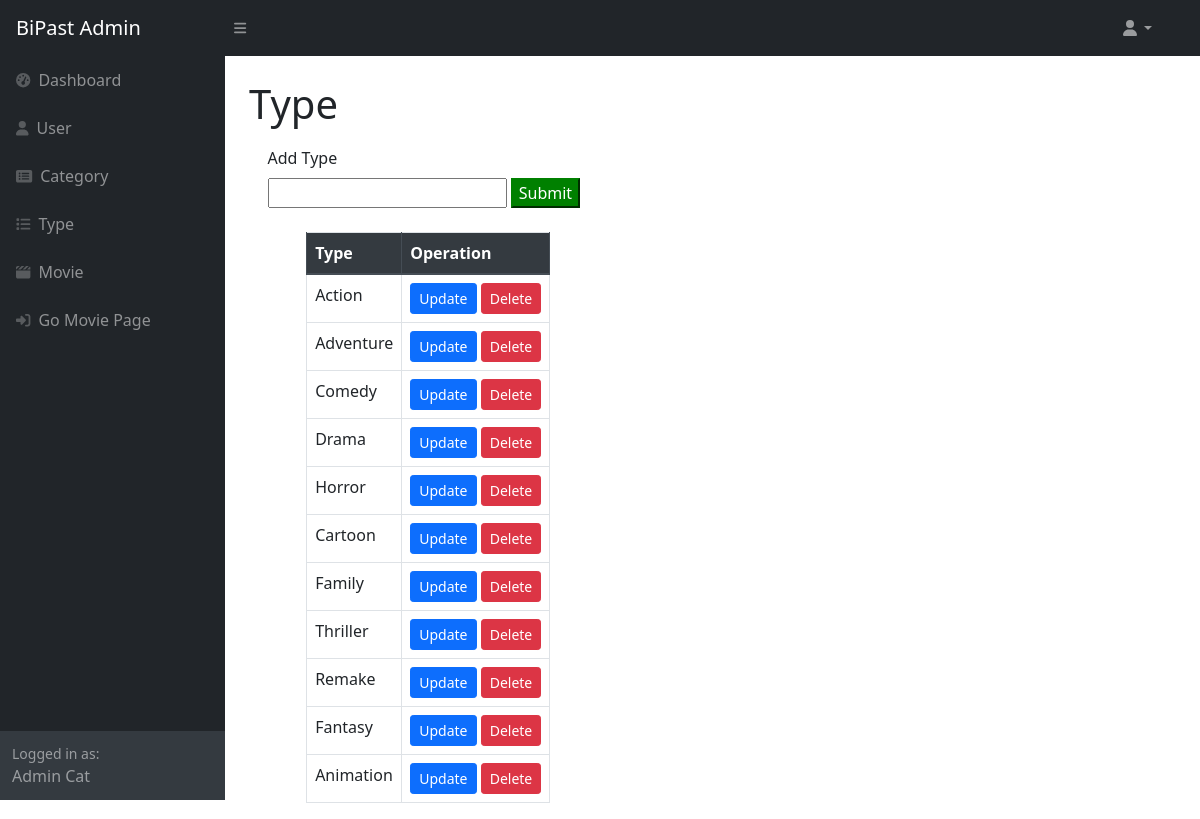
/adminpage3.php (signed in), run on the app's committed database.
### tables this page shows
CREATE TABLE `type` (
  `id_type` int(5) NOT NULL,
  `name_type` varchar(50) NOT NULL
);

### adminpage3.php (the view, shortened to what this page needs)
<?php
    include('connection.php');
?>
<!DOCTYPE html>
<html lang="en">
    <head>
        <link rel="stylesheet" href="https://cdn.jsdelivr.net/npm/bootstrap@4.3.1/dist/css/bootstrap.min.css">
        <link href="https://cdn.jsdelivr.net/npm/simple-datatables@latest/dist/style.css" rel="stylesheet" />
        <link href="admincss/styles.css" rel="stylesheet" />
        <link rel="stylesheet" href="https://cdn.datatables.net/1.11.5/css/dataTables.bootstrap5.min.css">
    </head>
    <body class="sb-nav-fixed">
        <nav class="sb-topnav navbar navbar-expand navbar-dark bg-dark">
            <a class="navbar-brand ps-3" href="adminpage.php">BiPast Admin</a>
            <button class="btn btn-link btn-sm order-1 order-lg-0 me-4 me-lg-0" id="sidebarToggle" href="#!"><i class="fas fa-bars"></i></button>
            <ul class="navbar-nav ms-auto ms-md-0 me-3 me-lg-4">
                <li class="nav-item dropdown">
                    <a class="nav-link dropdown-toggle" id="navbarDropdown" href="#" role="button" data-bs-toggle="dropdown" aria-expanded="false"><i class="fas fa-user fa-fw"></i></a>
                </li>
            </ul>
        </nav>
        <div id="layoutSidenav">
            <div id="layoutSidenav_nav">
                <nav class="sb-sidenav accordion sb-sidenav-dark" id="sidenavAccordion">
                    <div class="sb-sidenav-menu">
                        <div class="nav">
                            <a class="nav-link" href="adminpage.php">
                                <div class="sb-nav-link-icon"><i class="fas fa-tachometer-alt"></i></div>
                                Dashboard
                            </a>
                            <a class="nav-link collapsed" href="adminpage1.php">
                                <div class="sb-nav-link-icon"><i class="fas fa-user"></i></div>
                                User
                            </a>
                            <a class="nav-link collapsed" href="adminpage2.php">
                                <div class="sb-nav-link-icon"><i class="fas fa-rectangle-list"></i></div>
                                Category
                            </a>
                            <a class="nav-link" href="adminpage3.php">
                                <div class="sb-nav-link-icon"><i class="fas fa-list"></i></div>
                                Type
                            </a>
                            <a class="nav-link" href="adminpage4.php">
                                <div class="sb-nav-link-icon"><i class="fa-solid fa-clapperboard"></i></div>
                                Movie
                            </a>
                            <a class="nav-link" href="userpage.php">
                                <div class="sb-nav-link-icon"><i class="fa-solid fa-right-to-bracket"></i></div>
                                Go Movie Page
                            </a>
                        </div>
                    </div>
                    <div class="sb-sidenav-footer">
                        <div class="small">Logged in as:</div>
                        Admin <?php echo $_SESSION['user']?>
                    </div>
                </nav>
            </div>
            <div id="layoutSidenav_content">
                <main>
                    <div class="container-fluid px-4">
                        <h1 class="mt-4">Type</h1>
                        <form action="<?php echo $_SERVER['PHP_SELF']; ?>" method="POST" style="padding-top:10px;margin-left:2%;">
                            <label for="textcategory">Add Type</label>
                            <br>
                            <input type="text" id="type" name="type" style="">
                            <input type="submit" value="Submit" name="submit" style="color:white;background-color:green;border-color:green;">
                        </form>
                        <div class="container">
                            <br>
                            <table style="margin-left:5%;" id="" class="table table-bordered w-auto">
                                <thead class="thead-dark">
                                    <tr>
                                    <th   scope="col">Type</th>
                                    <th   scope="col">Operation</th>
                                    </tr>
                                </thead>
                                <tbody>
                                    <?php
                                        $result=mysqli_query($conn,"SELECT * FROM type ORDER BY id_type ASC");
                                        if($result){
                                            while($row=mysqli_fetch_assoc($result)){
                                                $id_type=$row['id_type'];
                                                $type=$row['name_type'];
                                                echo '<tr>
                                                <td>'.$type.'</td>
                                                <td>
                                                <a href="#"><button class="btn btn-primary btn-sm updatebtn" type="submit" id="'.$id_type.'" >Update</button></a>
                                                <a href="deletetypedb.php?id='.$id_type.'" onclick="return checkDelete()"><button class="btn btn-danger btn-sm" type="submit">Delete</button></a>
                                                </td>
                                                </tr>';
                                            }
                                        }
                                    ?>
                                </tbody>
                                </table>
                        </div>
                    </div>
            </div>
        </div>
    </body>
</html>

### data on the page
type: name_type "Action"
type: name_type "Adventure"
type: name_type "Comedy"
type: name_type "Drama"
type: name_type "Horror"
type: name_type "Cartoon"
type: name_type "Family"
type: name_type "Thriller"
type: name_type "Remake"
type: name_type "Fantasy"
type: name_type "Animation"

### other printed values
$_SESSION['user'] "Cat"
